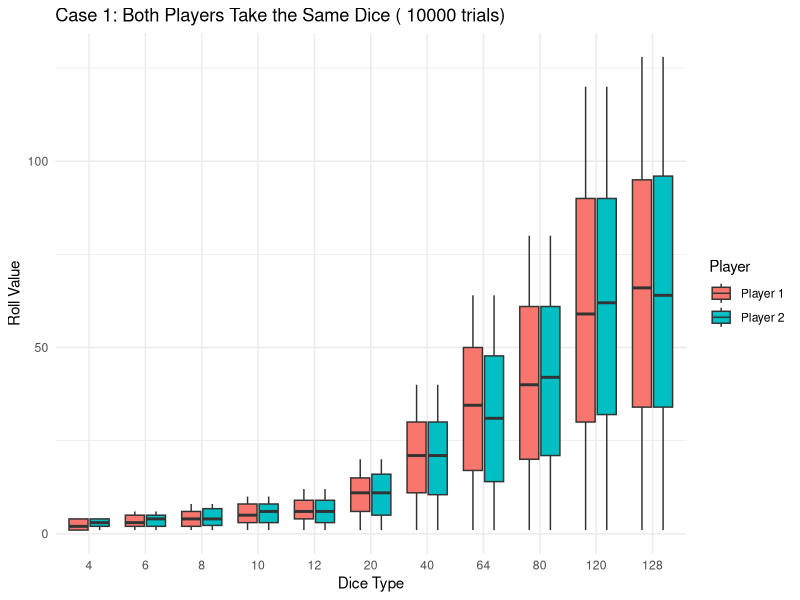
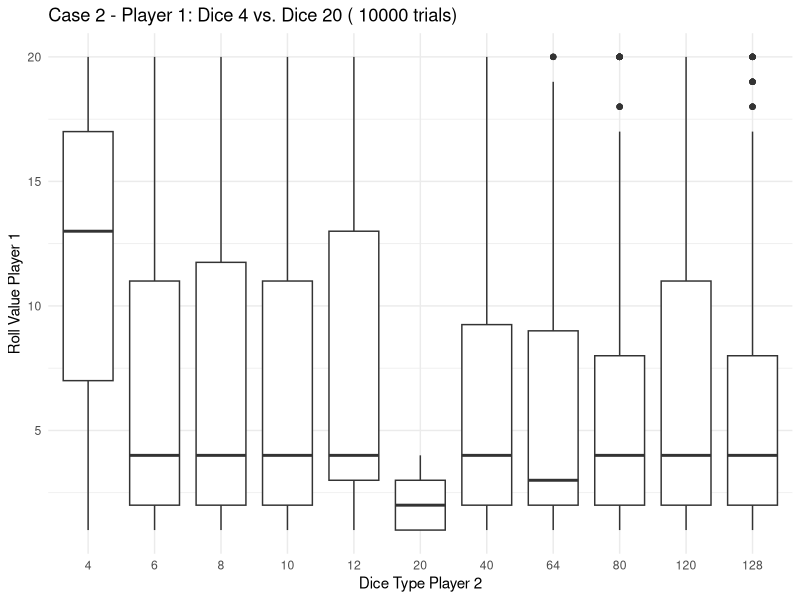
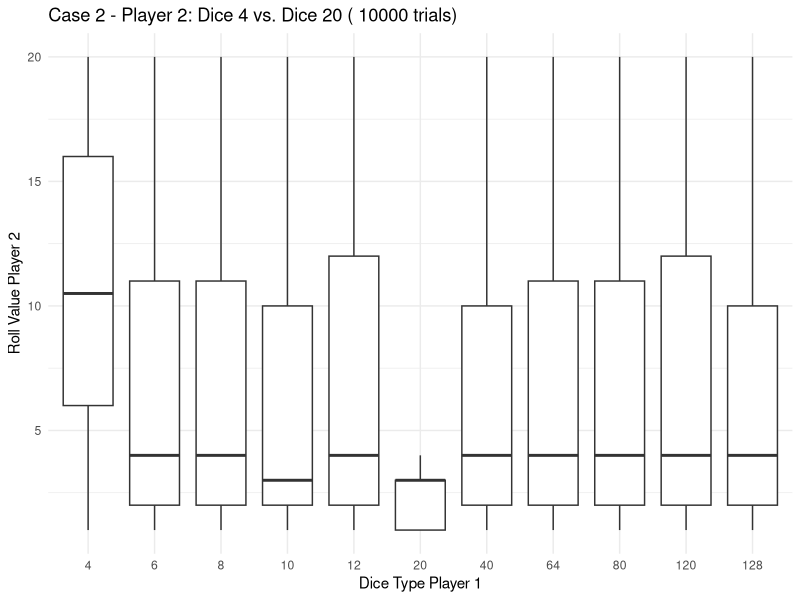
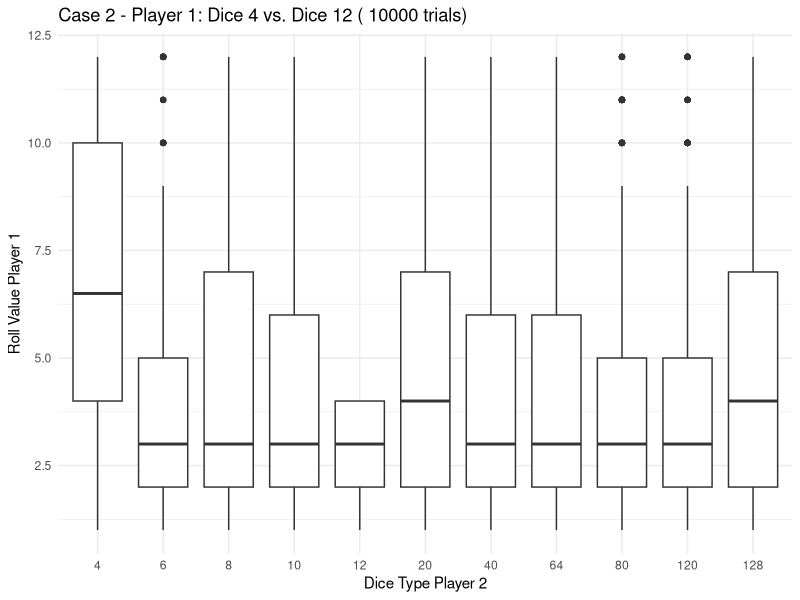
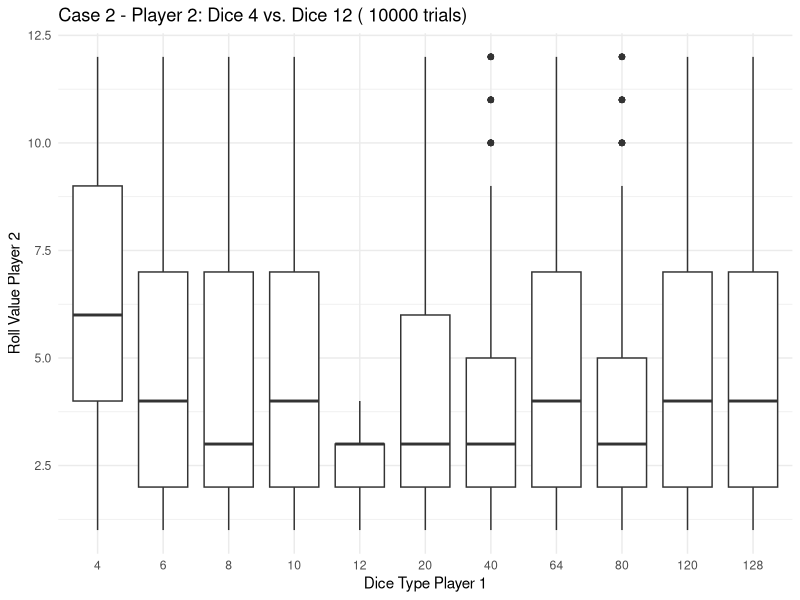
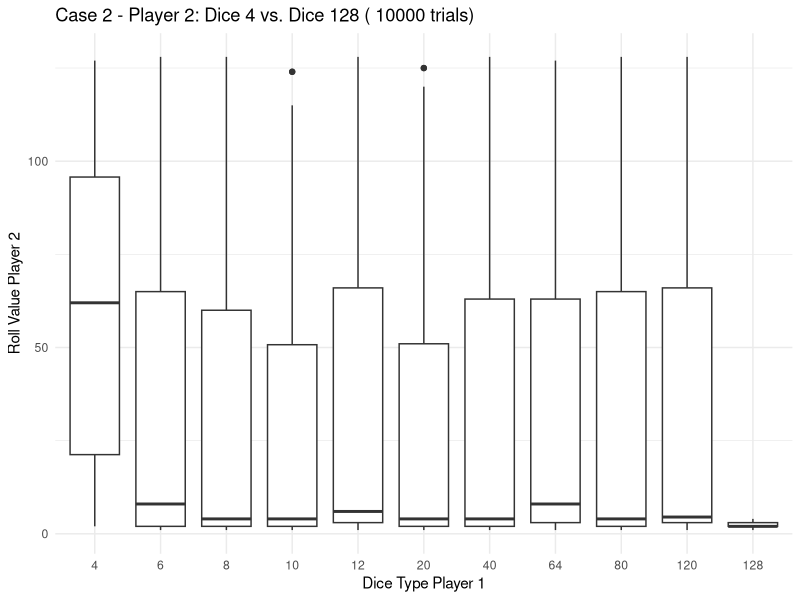

Here is the R script that generated these plots, in order:
## ---- chunk 1
library(ggplot2)
# Function to simulate a single dice duel with both players taking the same type of dice
simulate_same_dice_duel <- function() {
  dice_type <- sample(c(4, 6, 8, 10, 12,20,40,64,80,120,128), 1)
  roll_player1 <- sample(1:dice_type, 1)
  roll_player2 <- sample(1:dice_type, 1)
  return(c(dice_type, roll_player1, dice_type, roll_player2))
}

# Function to simulate a single dice duel with both players taking different types of dice
simulate_different_dice_duel <- function() {
  dice_types <- sample(c(4, 6, 8, 10, 12,20,40,64,80,120,128), 2, replace = FALSE)
  roll_player1 <- sample(1:dice_types[1], 1)
  roll_player2 <- sample(1:dice_types[2], 1)
  return(c(dice_types[1], roll_player1, dice_types[2], roll_player2))
}

# Monte Carlo simulation for both cases
num_trials <- 10000

# Case 1: Both players take the same type of dice
same_dice_simulation_results <- replicate(num_trials, simulate_same_dice_duel())
same_dice_data <- data.frame(Player = rep(c("Player 1", "Player 2"), each = ncol(same_dice_simulation_results)),
                             Dice_Type = rep(same_dice_simulation_results[1, ], 2),
                             Roll_Value = as.integer(c(same_dice_simulation_results[2, ], same_dice_simulation_results[4, ])))

# Visualize the results for Case 1 using ggplot2
ggplot(same_dice_data, aes(x = factor(Dice_Type), y = Roll_Value, fill = Player)) +
  geom_boxplot() +
  labs(title = paste("Case 1: Both Players Take the Same Dice (", num_trials, "trials)"),
       x = "Dice Type",
       y = "Roll Value",
       fill = "Player") +
  theme_minimal()

# Case 2: Both players take different types of dice
different_dice_simulation_results <- replicate(num_trials, simulate_different_dice_duel())
different_dice_data <- data.frame(Player = rep(c("Player 1", "Player 2"), each = ncol(different_dice_simulation_results)),
                                  Dice_Type_Player1 = rep(different_dice_simulation_results[1, ], 2),
                                  Roll_Value_Player1 = as.integer(c(different_dice_simulation_results[2, ])),
                                  Dice_Type_Player2 = rep(different_dice_simulation_results[3, ], 2),
                                  Roll_Value_Player2 = as.integer(c(different_dice_simulation_results[4, ])))

# Visualize the results for Case 2 - Player 1 (Dice 4 vs. Dice 20)
ggplot(subset(different_dice_data, Dice_Type_Player1 %in% c(4, 20)), aes(x = factor(Dice_Type_Player2), y = Roll_Value_Player1)) +
  geom_boxplot() +
  labs(title = paste("Case 2 - Player 1: Dice 4 vs. Dice 20 (", num_trials, "trials)"),
       x = "Dice Type Player 2",
       y = "Roll Value Player 1") +
  theme_minimal()

# Visualize the results for Case 2 - Player 2 (Dice 4 vs. Dice 20)
ggplot(subset(different_dice_data, Dice_Type_Player2 %in% c(4, 20)), aes(x = factor(Dice_Type_Player1), y = Roll_Value_Player2)) +
  geom_boxplot() +
  labs(title = paste("Case 2 - Player 2: Dice 4 vs. Dice 20 (", num_trials, "trials)"),
       x = "Dice Type Player 1",
       y = "Roll Value Player 2") +
  theme_minimal()

# Visualize the results for Case 2 - Player 1 (Dice 4 vs. Dice 12)
ggplot(subset(different_dice_data, Dice_Type_Player1 %in% c(4, 12)), aes(x = factor(Dice_Type_Player2), y = Roll_Value_Player1)) +
  geom_boxplot() +
  labs(title = paste("Case 2 - Player 1: Dice 4 vs. Dice 12 (", num_trials, "trials)"),
       x = "Dice Type Player 2",
       y = "Roll Value Player 1") +
  theme_minimal()

# Visualize the results for Case 2 - Player 2 (Dice 4 vs. Dice 12)
ggplot(subset(different_dice_data, Dice_Type_Player2 %in% c(4, 12)), aes(x = factor(Dice_Type_Player1), y = Roll_Value_Player2)) +
  geom_boxplot() +
  labs(title = paste("Case 2 - Player 2: Dice 4 vs. Dice 12 (", num_trials, "trials)"),
       x = "Dice Type Player 1",
       y = "Roll Value Player 2") +
  theme_minimal()

# Visualize the results for Case 2 - Player 2 (Dice 4 vs. Dice 128)
ggplot(subset(different_dice_data, Dice_Type_Player2 %in% c(4, 128)), aes(x = factor(Dice_Type_Player1), y = Roll_Value_Player2)) +
  geom_boxplot() +
  labs(title = paste("Case 2 - Player 2: Dice 4 vs. Dice 128 (", num_trials, "trials)"),
       x = "Dice Type Player 1",
       y = "Roll Value Player 2") +
  theme_minimal()


# Summarize the results for Case 1 (Same Dice)
summary_case1 <- table(same_dice_data$Roll_Value)

# Summarize the results for Case 2 (Different Dice)
summary_case2 <- table(different_dice_data$Roll_Value_Player1 == different_dice_data$Roll_Value_Player2)

# Display summaries
cat("\nSummary of Case 1 - Same Dice:\n")
print(summary_case1)

cat("\nSummary of Case 2 - Different Dice:\n")
print(summary_case2)

